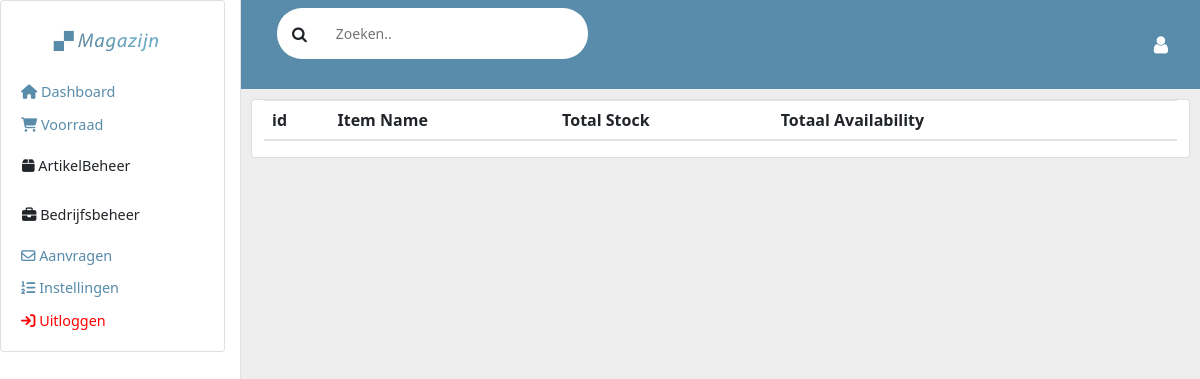
/stockRead.php, run on an earlier commit of the app's database.
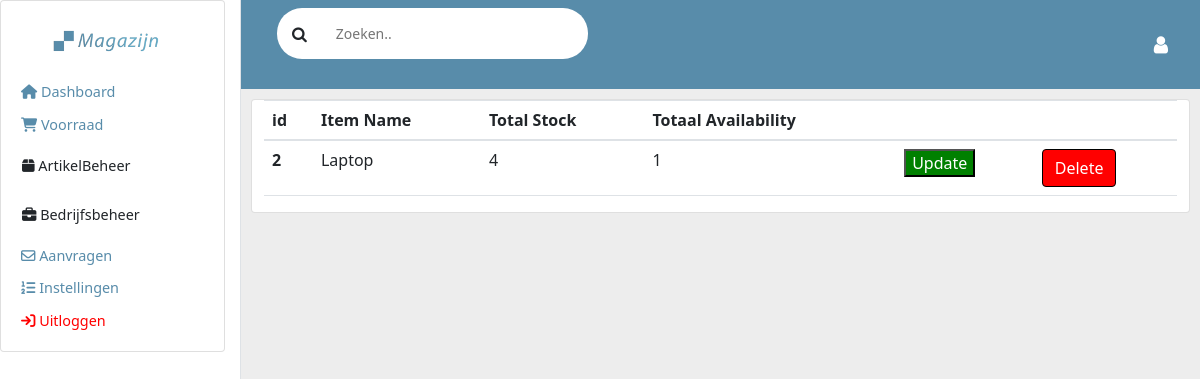
And on a later commit of the database.
### tables this page shows
CREATE TABLE IF NOT EXISTS `stock` (
  `id` int(11) NOT NULL AUTO_INCREMENT,
  `itemname` varchar(45) NOT NULL,
  `totalstock` int(4) NOT NULL,
  `totalavailability` int(4) DEFAULT NULL,
  `cat` varchar(32) NOT NULL DEFAULT 'overig',
  PRIMARY KEY (`id`),
  UNIQUE KEY `id_UNIQUE` (`id`),
  UNIQUE KEY `itemname_UNIQUE` (`itemname`)
);

### stockRead.php (the view, shortened to what this page needs)
<link href="//maxcdn.bootstrapcdn.com/bootstrap/4.1.1/css/bootstrap.min.css" rel="stylesheet" id="bootstrap-css">
<?php
include_once("./includes/meta.php");
include_once("./includes/sidebar.php");
include_once("./includes/header.php");
?>
<?php
 $sql = "SELECT * FROM `stock`";
 $result = mysqli_query($conn, $sql);
 $records = "";
  while ($record = mysqli_fetch_assoc($result))
  {
   $records .= "<tr>
     <th scope='row'>" . $record["id"] . "</th>
     <td> " . $record["itemname"] . "</td>
     <td> " . $record["totalstock"] . "</td>
     <td> " . $record["totalavailability"] . "</td>
     <td>
       <a href='./update.php?id=" . $record["id"] . "'>
       <button style='background-color:green; border-color:black; color:white' > Update </button>
       </a>
     </td >
     <td>
        <a href='?delete=" . $record["id"] . "' class='btn' style='background-color:red; border-color:black; color:white'>
            Delete
        </a>
      </td >
   </tr>";
  }
?>
<div class="card">
    <div class="container-fluid">
        <div class="row">
            <div class="col-12">
                <table class="table table-hover">
                    <thead>
                        <tr>
                            <th scope="col">id</th>
                            <th scope="col">Item Name</th>
                            <th scope="col">Total Stock</th>
                            <th scope="col">Totaal Availability</th>
                            <th scope="col"> </th>
                            <th scope="col"> </th>
                        </tr>
                    </thead>
                    <tbody>
                        <?php
                echo $records;
              ?>
                    </tbody>
                </table>
            </div>
        </div>
    </div>
</div>
<?php include_once("./includes/footer.php"); ?>

What changed in the data, as far as the page shows it:
added stock: id "2", itemname "Laptop", totalstock "4", totalavailability "1"
